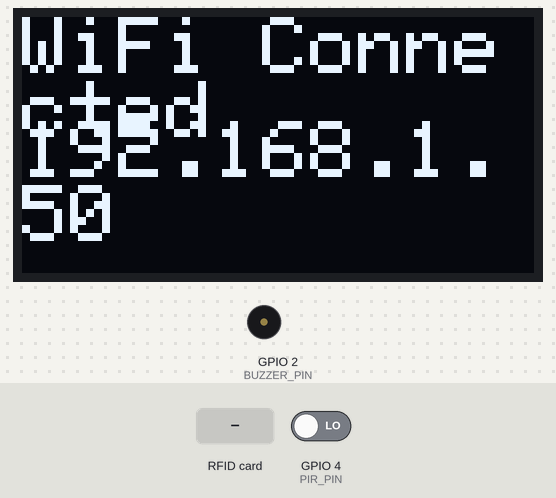
The sketch below on a simulated ESP32. On the bench: 128×64 one-colour display, buzzer (waves = sounding, pin HIGH). Inputs (shaded band) come from the test bench; at power-on: GPIO 4 (PIR_PIN) LOW. WiFi joins after 1.5 s; servers stay silent unless stated; what the sketch prints to the serial monitor is not drawn.

Above: at 1.7 s.
At 4.8 s:
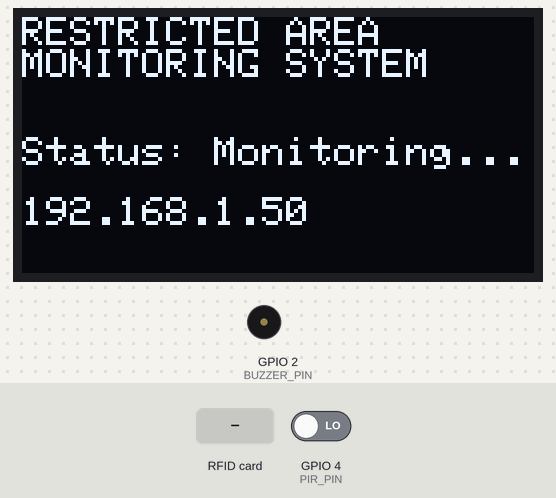
4.9 s: GPIO 4 (PIR_PIN) driven HIGH
At 5.4 s:
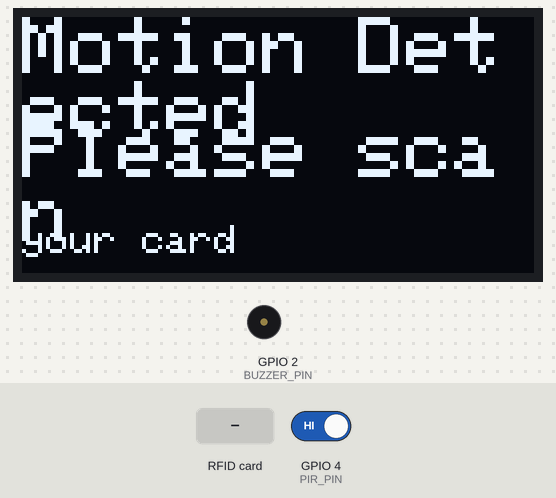
6.4 s: RFID card 46 10 32 07 held to the reader
At 7.4 s:
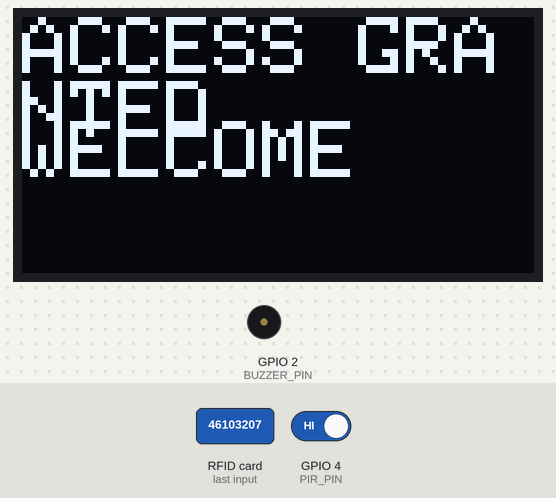
Timing chart, 0 to 28.1 s (numbered marks = the images above; inputs shaded):
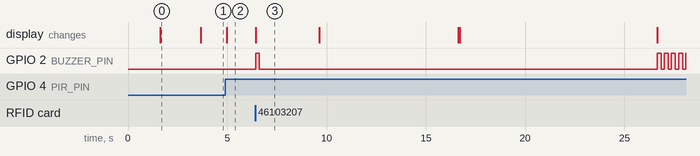

Measured:
- after the input at 4.9 s, the display: changes after 0.08 s (image 2)
- after the input at 6.4 s, the display: changes after 0.05 s (image 3)
- what the display in image 0 shows lasts 2.1 s, from 1.6 s to 3.7 s

The sketch:

restricted_area_monitor_dashboard.ino
```cpp
#include <SPI.h>
#include <MFRC522.h>
#include <Wire.h>
#include <Adafruit_GFX.h>
#include <Adafruit_SSD1306.h>
#include <WiFi.h>
#include <WebServer.h>

// ---------------- WiFi Credentials ---------------- // Enter Credentials
const char* WIFI_SSID     = "";
const char* WIFI_PASSWORD = "";

WebServer server(80);

// ---------------- Pin Definitions ----------------
#define SS_PIN      5     // RFID SDA/SS
#define RST_PIN     27    // RFID RST
#define PIR_PIN     4     // PIR sensor OUT
#define BUZZER_PIN  2     // Buzzer +

#define SCREEN_WIDTH  128
#define SCREEN_HEIGHT 64
#define OLED_RESET    -1
#define OLED_ADDRESS  0x3C

Adafruit_SSD1306 display(SCREEN_WIDTH, SCREEN_HEIGHT, &Wire, OLED_RESET);
MFRC522 rfid(SS_PIN, RST_PIN);

// ---------------- Authorized Cards ----------------
String authorizedUIDs[] = {

  "46103207"
};
const int numAuthorized = sizeof(authorizedUIDs) / sizeof(authorizedUIDs[0]);

// ---------------- State ----------------
bool waitingForCard = false;
unsigned long motionTime = 0;
const unsigned long SCAN_WINDOW_MS = 10000;
const unsigned long RESULT_DISPLAY_MS = 3000;
const unsigned long CARD_COOLDOWN_MS = 10000; // Time system rests after ANY scan event or alert
unsigned long detectionPausedUntil = 0;

// ---------------- Dashboard State ----------------
String systemStatus = "Monitoring for motion...";
unsigned long totalGranted = 0;
unsigned long totalDenied = 0;

struct LogEntry {
  String time;
  String type;    // GRANTED, DENIED, INFO
  String message;
};

const int LOG_SIZE = 12;
LogEntry eventLog[LOG_SIZE];
int logIndex = 0;
int logCount = 0;

void setup() {
  Serial.begin(115200);
  pinMode(PIR_PIN, INPUT);
  pinMode(BUZZER_PIN, OUTPUT);
  digitalWrite(BUZZER_PIN, LOW);

  SPI.begin();
  rfid.PCD_Init();

  if (!display.begin(SSD1306_SWITCHCAPVCC, OLED_ADDRESS)) {
    Serial.println("OLED init failed - check wiring/address");
    while (true) delay(10);
  }

  showMessage("Connecting", "to WiFi...", "");
  connectWiFi();

  setupWebServer();

  showIdleScreen();
  addLogEntry("INFO", "System started");
  Serial.println("System ready. Monitoring for motion...");
}

void loop() {
  server.handleClient();

  bool motionDetected = digitalRead(PIR_PIN) == HIGH;

  // NEW: Check if the cooldown has just expired while idling, and revert status back to monitoring
  if (!waitingForCard && systemStatus == "System Cooldown..." && millis() >= detectionPausedUntil) {
    systemStatus = "Monitoring for motion...";
    showIdleScreen();
    Serial.println(systemStatus);
  }

  // 1. Trigger motion ONLY if we aren't currently waiting for a card AND the cooldown period has expired
  if (motionDetected && !waitingForCard && millis() > detectionPausedUntil) {
    waitingForCard = true;
    motionTime = millis();
    rfid.PCD_Init(); // Re-init reader so it reliably detects a fresh card scan
    systemStatus = "Motion detected - waiting for card scan...";
    Serial.println(systemStatus);
    showMessage("Motion Detected", "Please scan", "your card");
  }

  // 2. Process card checking and timeout logic while actively waiting for a scan
  if (waitingForCard) {
    if (rfid.PICC_IsNewCardPresent() && rfid.PICC_ReadCardSerial()) {
      String uid = getUID();
      Serial.println("Card scanned: " + uid);

      if (isAuthorized(uid)) {
        grantAccess(uid);
      } else {
        denyAccess("Unrecognized card (UID " + uid + ")");
      }

      rfid.PICC_HaltA();
      rfid.PCD_StopCrypto1();

      // Arm cooldown immediately after a card has been completely evaluated
      detectionPausedUntil = millis() + CARD_COOLDOWN_MS;
      waitingForCard = false;
      handleDelay(RESULT_DISPLAY_MS); // Shows result screen for 3 seconds

      // UPDATED: Set status to Cooldown for the remaining cooldown duration
      systemStatus = "System Cooldown...";
      showIdleScreen();
    }
    else if (millis() - motionTime > SCAN_WINDOW_MS) {
      Serial.println("No card scanned within window - security alert.");
      denyAccess("No card presented");

      // Arm cooldown immediately after a timeout security alert executes
      detectionPausedUntil = millis() + CARD_COOLDOWN_MS;
      waitingForCard = false;
      handleDelay(RESULT_DISPLAY_MS); // Shows alert screen for 3 seconds

      // UPDATED: Set status to Cooldown for the remaining cooldown duration
      systemStatus = "System Cooldown...";
      showIdleScreen();
    }
  }
}

// ---------------- WiFi + Web Server ----------------

void connectWiFi() {
  WiFi.mode(WIFI_STA);
  WiFi.begin(WIFI_SSID, WIFI_PASSWORD);

  Serial.print("Connecting to WiFi");
  unsigned long start = millis();
  while (WiFi.status() != WL_CONNECTED && millis() - start < 15000) {
    delay(300);
    Serial.print(".");
  }

  if (WiFi.status() == WL_CONNECTED) {
    Serial.println();
    Serial.print("Connected! Dashboard IP: ");
    Serial.println(WiFi.localIP());
    showMessage("WiFi Connected", WiFi.localIP().toString(), "");
    delay(2000);
  } else {
    Serial.println();
    Serial.println("WiFi connection failed - continuing without dashboard.");
    showMessage("WiFi Failed", "Running offline", "");
    delay(2000);
  }
}

void setupWebServer() {
  server.on("/", handleRoot);
  server.on("/status", handleStatus);
  server.begin();
  Serial.println("Web server started.");
}

void handleRoot() {
  server.send(200, "text/html", buildDashboardHTML());
}

void handleStatus() {
  server.send(200, "application/json", buildStatusJSON());
}

String buildDashboardHTML() {
  String html = R"HTML(
<!DOCTYPE html>
<html>
<head>
<meta charset="UTF-8">
<meta name="viewport" content="width=device-width, initial-scale=1">
<title>Restricted Area Monitor</title>
<style>
  * { box-sizing: border-box; }
  body {
    margin: 0;
    font-family: 'Segoe UI', Arial, sans-serif;
    background: #0f1420;
    color: #e6e9f0;
    padding: 20px;
  }
  .container { max-width: 640px; margin: 0 auto; }
  h1 {
    font-size: 20px;
    text-align: center;
    letter-spacing: 1px;
    color: #8fa3ff;
    margin-bottom: 20px;
  }
  .status-card {
    background: #171d2e;
    border-radius: 12px;
    padding: 24px;
    text-align: center;
    margin-bottom: 16px;
    border: 1px solid #262f45;
    transition: border-color 0.3s;
  }
  .status-card.granted { border-color: #33cc77; }
  .status-card.denied {
    border-color: #ff4d4d;
    animation: pulseBorder 1s infinite;
  }
  .status-label { font-size: 13px; color: #8892a6; text-transform: uppercase; letter-spacing: 1px; }
  .status-value { font-size: 22px; margin-top: 8px; font-weight: 600; }
  .warning-icon {
    font-size: 42px;
    display: none;
    margin-bottom: 6px;
    animation: pulseWarning 1s infinite;
  }
  .status-card.denied .warning-icon { display: block; }
  @keyframes pulseWarning {
    0%, 100% { opacity: 1; transform: scale(1); }
    50% { opacity: 0.4; transform: scale(1.15); }
  }
  @keyframes pulseBorder {
    0%, 100% { box-shadow: 0 0 0px rgba(255,77,77,0.5); }
    50% { box-shadow: 0 0 22px rgba(255,77,77,0.85); }
  }
  .stats { display: flex; gap: 16px; margin-bottom: 16px; }
  .stat-box {
    flex: 1;
    background: #171d2e;
    border-radius: 12px;
    padding: 16px;
    text-align: center;
    border: 1px solid #262f45;
  }
  .stat-num { font-size: 28px; font-weight: 700; }
  .stat-box.granted .stat-num { color: #33cc77; }
  .stat-box.denied .stat-num { color: #ff4d4d; }
  .stat-label { font-size: 12px; color: #8892a6; margin-top: 4px; }
  .log-card {
    background: #171d2e;
    border-radius: 12px;
    padding: 16px;
    border: 1px solid #262f45;
  }
  .log-title { font-size: 13px; color: #8892a6; text-transform: uppercase; letter-spacing: 1px; margin-bottom: 10px; }
  .log-entry {
    display: flex;
    justify-content: space-between;
    padding: 8px 4px;
    border-bottom: 1px solid #232b40;
    font-size: 13px;
  }
  .log-entry:last-child { border-bottom: none; }
  .log-time { color: #6b7590; font-family: monospace; }
  .log-msg { flex: 1; margin: 0 10px; }
  .tag { padding: 2px 8px; border-radius: 6px; font-size: 11px; font-weight: 600; }
  .tag.GRANTED { background: rgba(51,204,119,0.15); color: #33cc77; }
  .tag.DENIED { background: rgba(255,77,77,0.15); color: #ff4d4d; }
  .tag.INFO { background: rgba(143,163,255,0.15); color: #8fa3ff; }
  .footer { text-align: center; font-size: 11px; color: #4a5370; margin-top: 16px; }
</style>
</head>
<body>
<div class="container">
  <h1>RESTRICTED AREA MONITORING SYSTEM</h1>

  <div class="status-card" id="statusCard">
    <div class="warning-icon" id="warningIcon">&#9888;&#65039;</div>
    <div class="status-label">Current Status</div>
    <div class="status-value" id="statusValue">Loading...</div>
  </div>

  <div class="stats">
    <div class="stat-box granted">
      <div class="stat-num" id="grantedCount">0</div>
      <div class="stat-label">Access Granted</div>
    </div>
    <div class="stat-box denied">
      <div class="stat-num" id="deniedCount">0</div>
      <div class="stat-label">Access Denied</div>
    </div>
  </div>

  <div class="log-card">
    <div class="log-title">Recent Activity</div>
    <div id="logList"></div>
  </div>

  <div class="footer">Auto-refreshing every 1.5s</div>
</div>

<script>
async function refresh() {
  try {
    const res = await fetch('/status');
    const data = await res.json();

    const statusCard = document.getElementById('statusCard');
    const statusValue = document.getElementById('statusValue');
    statusValue.textContent = data.status;

    statusCard.className = 'status-card';
    if (data.status.includes('GRANTED')) statusCard.classList.add('granted');
    if (data.status.includes('DENIED')) statusCard.classList.add('denied');

    document.getElementById('grantedCount').textContent = data.grantedCount;
    document.getElementById('deniedCount').textContent = data.deniedCount;

    const logList = document.getElementById('logList');
    logList.innerHTML = '';
    data.log.slice().reverse().forEach(entry => {
      const row = document.createElement('div');
      row.className = 'log-entry';
      row.innerHTML =
        '<span class="log-time">' + entry.time + '</span>' +
        '<span class="log-msg">' + entry.message + '</span>' +
        '<span class="tag ' + entry.type + '">' + entry.type + '</span>';
      logList.appendChild(row);
    });
  } catch (e) {
    document.getElementById('statusValue').textContent = 'Connection lost...';
  }
}
refresh();
setInterval(refresh, 1500);
</script>
</body>
</html>
)HTML";
  return html;
}

String buildStatusJSON() {
  String json = "{";
  json += "\"status\":\"" + systemStatus + "\",";
  json += "\"grantedCount\":" + String(totalGranted) + ",";
  json += "\"deniedCount\":" + String(totalDenied) + ",";
  json += "\"log\":[";

  for (int i = 0; i < logCount; i++) {
    int idx = (logIndex - logCount + i + LOG_SIZE) % LOG_SIZE;
    json += "{\"time\":\"" + eventLog[idx].time + "\",";
    json += "\"type\":\"" + eventLog[idx].type + "\",";
    json += "\"message\":\"" + eventLog[idx].message + "\"}";
    if (i < logCount - 1) json += ",";
  }

  json += "]}";
  return json;
}

// ---------------- Logging ----------------

void addLogEntry(String type, String message) {
  eventLog[logIndex].time = getUptimeString();
  eventLog[logIndex].type = type;
  eventLog[logIndex].message = message;
  logIndex = (logIndex + 1) % LOG_SIZE;
  if (logCount < LOG_SIZE) logCount++;
}

String getUptimeString() {
  unsigned long s = millis() / 1000;
  unsigned long h = (s / 3600) % 24;
  unsigned long m = (s / 60) % 60;
  unsigned long sec = s % 60;
  char buf[9];
  sprintf(buf, "%02lu:%02lu:%02lu", h, m, sec);
  return String(buf);
}

void handleDelay(unsigned long ms) {
  unsigned long start = millis();
  while (millis() - start < ms) {
    server.handleClient();
    delay(10);
  }
}

// ---------------- RFID Helpers ----------------

String getUID() {
  String uidStr = "";
  for (byte i = 0; i < rfid.uid.size; i++) {
    if (rfid.uid.uidByte[i] < 0x10) uidStr += "0";
    uidStr += String(rfid.uid.uidByte[i], HEX);
  }
  uidStr.toUpperCase();
  return uidStr;
}

bool isAuthorized(String uid) {
  for (int i = 0; i < numAuthorized; i++) {
    if (uid == authorizedUIDs[i]) return true;
  }
  return false;
}

// ---------------- Access Actions ----------------

void grantAccess(String uid) {
  systemStatus = "ACCESS GRANTED - WELCOME";
  Serial.println(systemStatus);
  showMessage("ACCESS GRANTED", "WELCOME", "");
  totalGranted++;
  addLogEntry("GRANTED", "UID " + uid + " - Welcome");

  digitalWrite(BUZZER_PIN, HIGH);
  handleDelay(150);
  digitalWrite(BUZZER_PIN, LOW);
}

void denyAccess(String reason) {
  systemStatus = "ACCESS DENIED - SECURITY ALERT";
  Serial.println(systemStatus + " (" + reason + ")");
  showMessage("ACCESS DENIED", "SECURITY ALERT", reason);
  totalDenied++;
  addLogEntry("DENIED", reason);

  for (int i = 0; i < 6; i++) {
    digitalWrite(BUZZER_PIN, HIGH);
    handleDelay(200);
    digitalWrite(BUZZER_PIN, LOW);
    handleDelay(150);
  }
}

// ---------------- OLED Helpers ----------------

void showMessage(String line1, String line2, String line3) {
  display.clearDisplay();
  display.setTextColor(SSD1306_WHITE);

  display.setTextSize(2);
  display.setCursor(0, 0);
  display.println(line1);

  display.setCursor(0, 26);
  display.println(line2);

  if (line3.length() > 0) {
    display.setTextSize(1);
    display.setCursor(0, 52);
    display.println(line3);
  }
  display.display();
}

void showIdleScreen() {
  display.clearDisplay();
  display.setTextSize(1);
  display.setTextColor(SSD1306_WHITE);
  display.setCursor(0, 0);
  display.println("RESTRICTED AREA");
  display.println("MONITORING SYSTEM");
  display.setCursor(0, 30);

  // UPDATED: Dynamically checks if the hardware is strictly in its cooldown phase
  if (millis() < detectionPausedUntil) {
    display.println("Status: COOLDOWN");
  } else {
    display.println("Status: Monitoring...");
  }

  display.setCursor(0, 45);
  if (WiFi.status() == WL_CONNECTED) {
    display.println(WiFi.localIP().toString());
  } else {
    display.println("Waiting for motion");
  }
  display.display();
}
```
